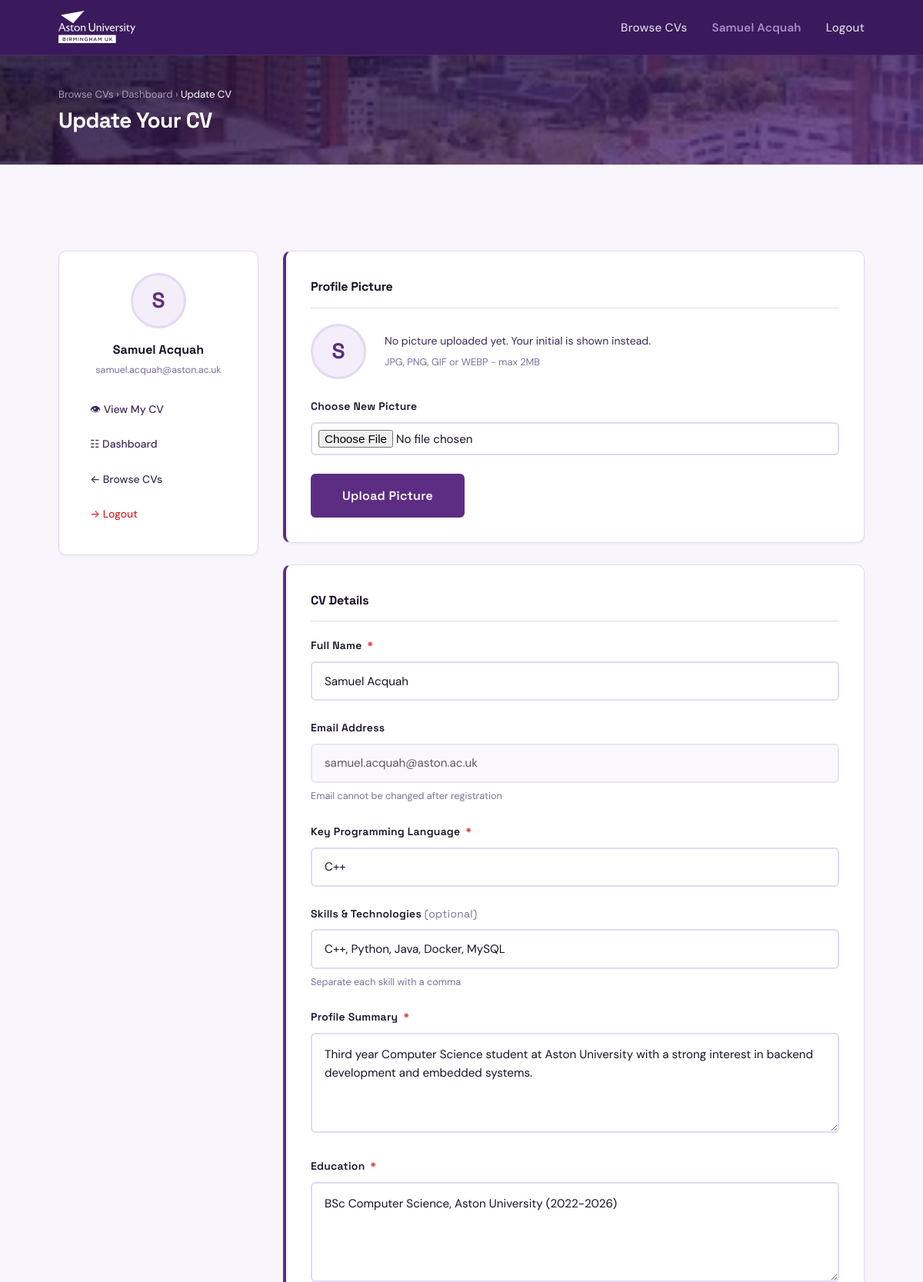
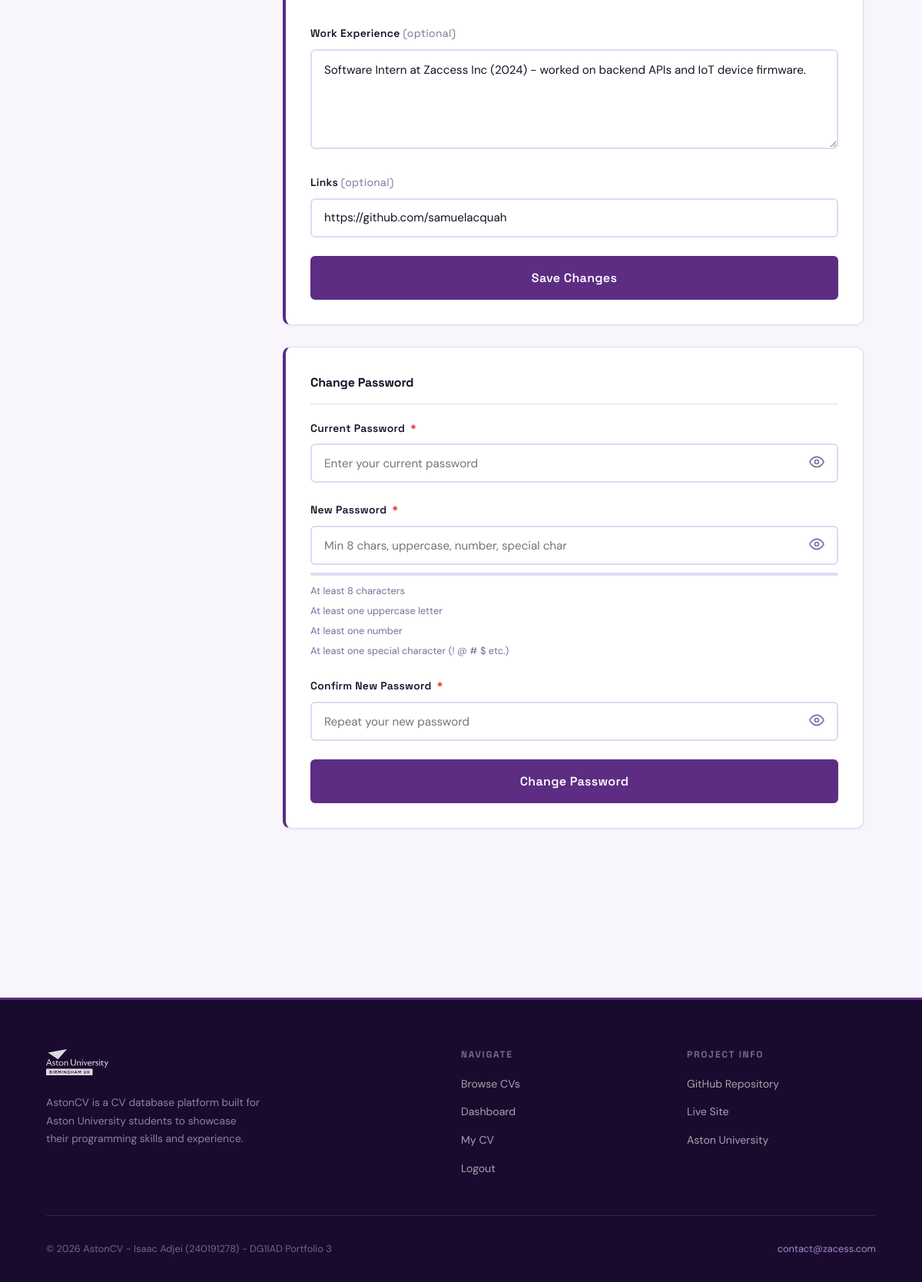
The page /update.php (signed in) on the database its author committed (2 pictures, top to bottom).
### tables this page shows
CREATE TABLE `cvs` (
  `id` bigint(20) UNSIGNED NOT NULL,
  `name` varchar(100) NOT NULL,
  `email` varchar(100) NOT NULL,
  `password` varchar(255) NOT NULL,
  `keyprogramming` varchar(255) DEFAULT NULL,
  `profile` varchar(500) DEFAULT NULL,
  `education` varchar(500) DEFAULT NULL,
  `URLlinks` varchar(500) DEFAULT NULL,
  `profile_picture` varchar(255) DEFAULT NULL,
  `skills` text DEFAULT NULL,
  `work_experience` text DEFAULT NULL,
  `view_count` int(11) DEFAULT 0
);

### update.php (the view, shortened to what the rows shown need)
<?php
require 'db.php';
$userId          = $_SESSION['user_id'];
try {
    $stmt = $pdo->prepare("SELECT * FROM cvs WHERE id = ?");
    $stmt->execute([$userId]);
    $cv = $stmt->fetch();
} catch (PDOException $e) {
    header('Location: login.php');
    exit;
}
$initials = strtoupper(mb_substr(trim($cv['name']), 0, 1));
?>
<!DOCTYPE html>
<html lang="en">
<head>
    <link rel="stylesheet" href="style.css">
</head>
<body>
<div style="background:
        linear-gradient(160deg, rgba(26,10,46,0.82) 0%, rgba(92,45,130,0.72) 100%),
        url('images/campus-aerial.jpg') center / cover no-repeat;
    padding: 2.5rem 0;">
    <div style="max-width: 1200px; width: 90%; margin: 0 auto; padding: 0 1rem;">
        <h1 style="color: white; font-size: 1.75rem; letter-spacing: -0.02em; margin: 0;">
            Update Your CV
        </h1>
    </div>
</div>
<section class="section">
    <div class="container">
        <div class="update-layout">
            <div class="update-sidebar">
                <div class="update-user-card">
                    <div class="update-avatar">
                        <?php if (!empty($cv['profile_picture'])): ?>
                            <img src="uploads/<?php echo htmlspecialchars($cv['profile_picture']); ?>"
                                 alt="Profile picture">
                        <?php else: ?>
                            <?php echo $initials; ?>
                        <?php endif; ?>
                    </div>
                    <div class="update-user-name"><?php echo htmlspecialchars($cv['name']); ?></div>
                    <div class="update-user-email"><?php echo htmlspecialchars($cv['email']); ?></div>
                    <a href="cv.php?id=<?php echo $userId; ?>" class="update-nav-link">
                        &#128065; View My CV
                    </a>
                    <a href="dashboard.php" class="update-nav-link">
                        &#9783; Dashboard
                    </a>
                    <a href="index.php" class="update-nav-link">
                        &#8592; Browse CVs
                    </a>
                    <a href="logout.php" class="update-nav-link" style="color: var(--error-color);">
                        &#8594; Logout
                    </a>
                </div>
            </div>
            <div>
                <div class="update-section" id="picture">
                    <div style="display: flex; align-items: center; gap: 1.5rem; margin-bottom: 1.5rem; flex-wrap: wrap;">
                        <div style="width: 72px; height: 72px; border-radius: 50%;
                                    background: var(--primary-faint); border: 3px solid var(--border-color);
                                    display: flex; align-items: center; justify-content: center;
                                    font-family: 'Space Grotesk', sans-serif; font-weight: 700;
                                    font-size: 1.75rem; color: var(--primary-color); overflow: hidden; flex-shrink: 0;">
                            <?php if (!empty($cv['profile_picture'])): ?>
                                <img src="uploads/<?php echo htmlspecialchars($cv['profile_picture']); ?>"
                                     alt="Current picture"
                                     style="width: 100%; height: 100%; object-fit: cover;">
                            <?php else: ?>
                                <?php echo $initials; ?>
                            <?php endif; ?>
                        </div>
                        <div>
                            <p style="font-size: 0.88rem; color: var(--text-medium); margin: 0;">
                            </p>
                            <p style="font-size: 0.8rem; color: var(--text-light); margin-top: 0.25rem;">
                            </p>
                        </div>
                    </div>
                </div>
                <div class="update-section" id="cv-details">
                    <form method="POST" action="update.php">
                        <div class="form-group">
                            <label for="name">Full Name <span class="required">*</span></label>
                            <input type="text" id="name" name="name"
                                   value="<?php echo htmlspecialchars($cv['name']); ?>">
                        </div>
                        <div class="form-group">
                            <label for="email">Email Address</label>
                            <input type="email" id="email"
                                   value="<?php echo htmlspecialchars($cv['email']); ?>"
                                   disabled
                                   style="background: var(--bg-light); cursor: not-allowed; opacity: 0.7;">
                            <span class="field-hint">Email cannot be changed after registration</span>
                        </div>
                        <div class="form-group">
                            <label for="keyprogramming">Key Programming Language <span class="required">*</span></label>
                            <input type="text" id="keyprogramming" name="keyprogramming"
                                   value="<?php echo htmlspecialchars($cv['keyprogramming']); ?>"
                                   placeholder="e.g. Python">
                        </div>
                        <div class="form-group">
                            <label for="skills">
                                Skills &amp; Technologies
                                <span style="color: var(--text-light); font-weight: 400;">(optional)</span>
                            </label>
                            <input type="text" id="skills" name="skills"
                                   value="<?php echo htmlspecialchars($cv['skills'] ?? ''); ?>"
                                   placeholder="e.g. Python, JavaScript, MySQL, HTML, CSS">
                            <span class="field-hint">Separate each skill with a comma</span>
                        </div>
                        <div class="form-group">
                            <label for="profile">Profile Summary <span class="required">*</span></label>
                            <textarea id="profile" name="profile"><?php echo htmlspecialchars($cv['profile']); ?></textarea>
                        </div>
                        <div class="form-group">
                            <label for="education">Education <span class="required">*</span></label>
                            <textarea id="education" name="education"><?php echo htmlspecialchars($cv['education']); ?></textarea>
                        </div>
                        <div class="form-group">
                            <label for="work_experience">
                                Work Experience
                                <span style="color: var(--text-light); font-weight: 400;">(optional)</span>
                            </label>
                            <textarea id="work_experience" name="work_experience"
                                      placeholder="e.g. Software Intern at XYZ Ltd (2024) - worked on..."><?php echo htmlspecialchars($cv['work_experience'] ?? ''); ?></textarea>
                        </div>
                        <div class="form-group">
                            <label for="URLlinks">
                                Links
                                <span style="color: var(--text-light); font-weight: 400;">(optional)</span>
                            </label>
                            <input type="text" id="URLlinks" name="URLlinks"
                                   value="<?php echo htmlspecialchars($cv['URLlinks'] ?? ''); ?>"
                                   placeholder="e.g. https://github.com/yourusername">
                        </div>
                    </form>
                </div>
            </div>
        </div>
    </div>
</section>
</body>
</html>

### rows shown on the page
cvs: name "S", name "Samuel Acquah", email "samuel.acquah@aston.ac.uk", keyprogramming "C++", skills "C++, Python, Java, Docker, MySQL", profile "Third year Computer Science student at Aston University with a strong interest in backend development and embedded systems.", education "BSc Computer Science, Aston University (2022-2026)", work_experience "Software Intern at Zaccess Inc (2024) - worked on backend APIs and IoT device firmware.", URLlinks "https://github.com/samuelacquah"

### other values the page prints
$_SESSION['user_name'] "Samuel Acquah"
